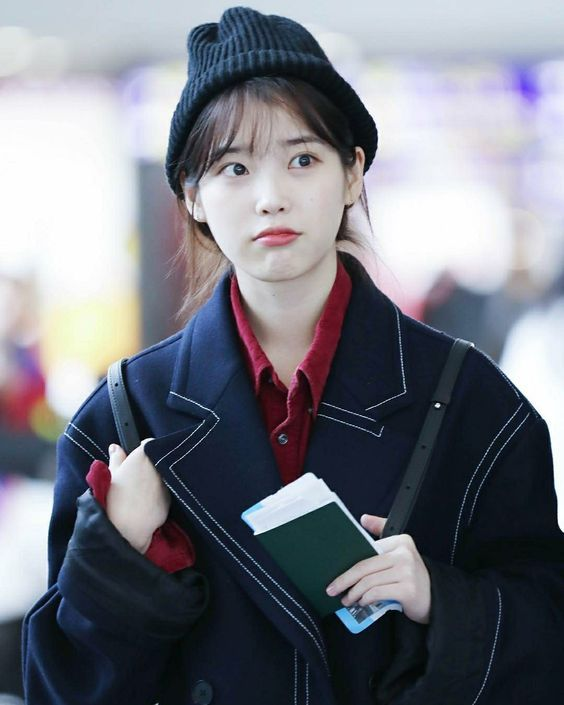
//> input picture 영상처리실험 코드/아이유.jpg, 564 x 705 px
$ ./Orientation_Analysis   (built with g++ and OpenCV 4)
//> lines starting //> are read from the running program, lines starting //| are printed output that depends on the picture
#define _USE_MATH_DEFINES
#include <stdio.h>
#include <opencv2/imgproc.hpp>
#include <opencv2/highgui.hpp>
#include <opencv2/core/core.hpp>
#include <opencv2/opencv.hpp>
#include <opencv2/imgcodecs/imgcodecs.hpp>
#include <opencv2/core/hal/interface.h>
#include <math.h>
#pragma warning (disable:4996)
#define deg2rad(X) (X*M_PI/180)
#define rad2deg(X) (X*180/M_PI)

int filter_x[3][3] = { {-1,0,1},{-1,0,1},{-1,0,1} };
int filter_y[3][3] = { {-1,-1,-1},{0,0,0},{1,1,1} };
using namespace cv;

void main()
{
	int height, width, conv_x, conv_y;
	Mat imgColor = imread("아이유.jpg", IMREAD_COLOR);
//> imgColor is the input picture: 705 rows x 564 cols, CV_8UC3; mean B, G, R 128.9, 119.5, 117.1
	Mat imgGray = imread("아이유.jpg", IMREAD_GRAYSCALE);
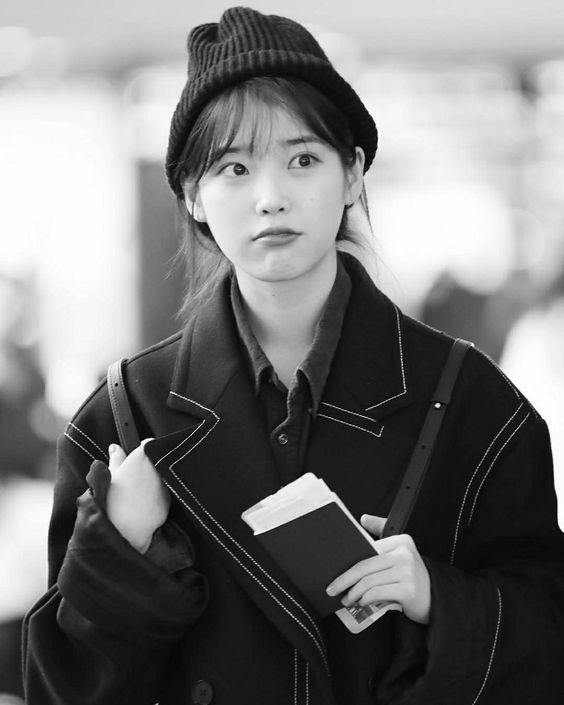
//> imgGray: 705 rows x 564 cols, CV_8UC1; min 0, max 255, mean 119.9
	width = imgGray.cols;
//> width = 564
	height = imgGray.rows;
//> height = 705
	float** conv_mat_mag = new float* [height];
	float** conv_mat_deg = new float* [height];
	float histogram[9];
	float max = FLT_MIN, min = FLT_MAX;
	for (int i = 0; i < height; i++)
	{
		conv_mat_mag[i] = new float[width];
		conv_mat_deg[i] = new float[width];
	}

	Mat imgEdge(height, width, CV_8UC1);

	for (int y = 0; y < height; y++)
	{
		for (int x = 0; x < width; x++)
		{
			conv_x = 0;
			conv_y = 0;
			for (int i = y - 1; i <= y + 1; i++)
			{
				for (int j = x - 1; j <= x + 1; j++)
				{
					if ((i >= 0 && i < height) && (j >= 0 && j < width))
					{
						conv_x += imgGray.at<uchar>(i, j) * filter_x[i - (y - 1)][j - (x - 1)];
						conv_y += imgGray.at<uchar>(i, j) * filter_y[i - (y - 1)][j - (x - 1)];
					}

				}
			}
			conv_mat_mag[y][x] = sqrtf(powf(conv_x, 2) + powf(conv_y, 2));
			conv_mat_deg[y][x] = rad2deg((atan2(conv_y, conv_x))) + 90;
			if (conv_mat_deg[y][x]>180)
			{
				conv_mat_deg[y][x] -= 180;
			}
			else if (conv_mat_deg[y][x]<0)
			{
				conv_mat_deg[y][x] += 180;
			}
			max = (((conv_mat_mag[y][x]) > (max)) ? (conv_mat_mag[y][x]) : (max));
			min = (((conv_mat_mag[y][x]) < (min)) ? (conv_mat_mag[y][x]) : (min));
		}
	}
//> this loop made 705 passes
//> (conv_x, conv_y, max, min) on passes 1 to 3: (-438, 438, 671, 579.8), (-657, 0, 671, 0), (-657, 0, 671, 0)
//> after the loop, conv_x = -33; conv_y = -32; max = 765; min = 0
	for (int y = 0; y < height; y++) //normalization
	{
		for (int x = 0; x < width; x++)
		{
			conv_mat_mag[y][x] = (((conv_mat_mag[y][x] - min) * 255) / (max - min));
		}
	}
	int deg;
	for (int i = 0; i < 9; i++)
	{
		histogram[i] = 0;
	}
	for (int y = 0; y < height; y++) //normalization
	{
		for (int x = 0; x < width; x++)
		{
			deg = (conv_mat_deg[y][x] / 20);
			if (deg>=9)
			{
				deg = 8;
			}
			histogram[deg] += conv_mat_mag[y][x];
		}
	}
//> this loop made 705 passes
//> deg on passes 1 to 3: 2, 4, 4
//> after the loop, deg = 6; histogram = [284069.7, 267829.2, 418789.7, 397711.2, 841099.9, 425696.3, 351373.4, 306465.7, 409855.4]
	imshow("color", imgColor);
	//imwrite("result.jpg", result);
	//imshow("result", imgEdge);'
	for (int i = 0; i < 9; i++)
	{
		std::cout << histogram[i] << std::endl;
	}
//> this loop made 9 passes
//| 284070
//| 267829
//| 418790
//| 397711
//| 841100
//| 425696
//| 351373
//| 306466
//> (output is shown up to pass 8 of 9)
	waitKey(5000);
	for (int i = 0; i < height; i++)
	{
		delete[] conv_mat_mag[i];
		delete[] conv_mat_deg[i];
	}
	delete[] conv_mat_mag;
	delete[] conv_mat_deg;
}

$ run again, with 영상처리실험 코드/assignment3.bmp saved as 영상처리실험 코드/아이유.jpg
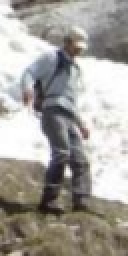
//> input picture 영상처리실험 코드/assignment3.bmp, 64 x 128 px (shown 2 times larger)
//> imgColor is the input picture: 128 rows x 64 cols, CV_8UC3; mean B, G, R 156.1, 161.5, 164.8
//> `Mat imgGray = imread("아이유.jpg", IMREAD_GRAYSCALE);`:
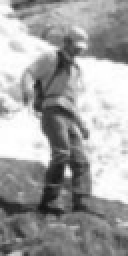
//> imgGray: 128 rows x 64 cols, CV_8UC1 (shown 2 times larger); min 19, max 255, mean 161.9
//> the loop `for (int y = 0; y < height; y++)` made 128 passes
//> (conv_x, conv_y, max, min) on passes 1 to 8: (-292, 302, 682.1, 232.6), (-449, 39, 700.2, 4.12), (-460, -4, 721.5, 1), (-444, -40, 742.3, 1), (-418, -42, 751.1, 1), (-403, -8, 751.1, 1), (-401, 17, 751.1, 1), (-408, 9, 751.1, 1)
//> after the loop `for (int y = 0; y < height; y++)`: conv_x = -230; conv_y = -224; max = 765; min = 0
//> the loop `for (int y = 0; y < height; y++)` made 128 passes
//> deg on passes 1 to 8: 2, 4, 4, 4, 4, 4, 4, 4
//> after the loop `for (int y = 0; y < height; y++)`: deg = 6; histogram = [40525.2, 29046, 25571.8, 28133.1, 68803.3, 21998.3, 16891, 17972.9, 29344]
//> the loop `for (int i = 0; i < 9; i++)` made 9 passes
//| 40525.2
//| 29046
//| 25571.8
//| 28133.1
//| 68803.3
//> (output is shown up to pass 5 of 9)

$ run again, with 영상처리실험 코드/compare1.bmp saved as 영상처리실험 코드/아이유.jpg
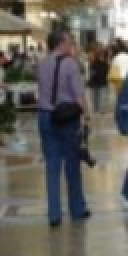
//> input picture 영상처리실험 코드/compare1.bmp, 64 x 128 px (shown 2 times larger)
//> imgColor is the input picture: 128 rows x 64 cols, CV_8UC3; mean B, G, R 92.8, 99.9, 103.2
//> `Mat imgGray = imread("아이유.jpg", IMREAD_GRAYSCALE);`:
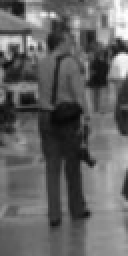
//> imgGray: 128 rows x 64 cols, CV_8UC1 (shown 2 times larger); min 7, max 255, mean 100.1
//> the loop `for (int y = 0; y < height; y++)` made 128 passes
//> (conv_x, conv_y, max, min) on passes 1 to 8: (-398, 404, 719.3, 88), (-608, 40, 719.3, 1), (-629, 29, 719.3, 1), (-654, 40, 719.3, 1), (-683, 57, 719.3, 1), (-713, 32, 719.3, 1), (-740, 16, 740.2, 1), (-750, 8, 750, 1)
//> after the loop `for (int y = 0; y < height; y++)`: conv_x = -304; conv_y = -299; max = 750; min = 0
//> the loop `for (int y = 0; y < height; y++)` made 128 passes
//> deg on passes 1 to 8: 2, 4, 4, 4, 4, 4, 4, 4
//> after the loop `for (int y = 0; y < height; y++)`: deg = 6; histogram = [28886, 14704.6, 16484.2, 26941, 71507.5, 27291.6, 12971.9, 13347.1, 26573.8]
//> the loop `for (int i = 0; i < 9; i++)` made 9 passes
//| 28886
//| 14704.6
//| 16484.2
//| 26941
//| 71507.5
//> (output is shown up to pass 5 of 9)
